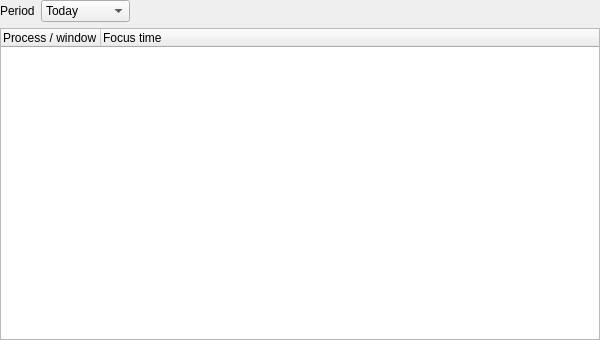
<?xml version="1.0" encoding="UTF-8"?>
<ui version="4.0">
 <class>FocusTrackerClass</class>
 <widget class="QWidget" name="FocusTrackerClass">
  <property name="geometry">
   <rect>
    <x>0</x>
    <y>0</y>
    <width>600</width>
    <height>340</height>
   </rect>
  </property>
  <property name="windowTitle">
   <string>Focus Tracker</string>
  </property>
  <layout class="QVBoxLayout" name="verticalLayout">
   <property name="leftMargin">
    <number>0</number>
   </property>
   <property name="topMargin">
    <number>0</number>
   </property>
   <property name="rightMargin">
    <number>0</number>
   </property>
   <property name="bottomMargin">
    <number>0</number>
   </property>
   <item>
    <layout class="QHBoxLayout" name="filterLayout">
     <item>
      <widget class="QLabel" name="PeriodLabel">
       <property name="text">
        <string>Period</string>
       </property>
      </widget>
     </item>
     <item>
      <widget class="QComboBox" name="PeriodSelect">
       <item><property name="text"><string>Today</string></property></item>
       <item><property name="text"><string>This week</string></property></item>
       <item><property name="text"><string>This month</string></property></item>
       <item><property name="text"><string>This year</string></property></item>
      </widget>
     </item>
     <item><spacer name="horizontalSpacer"><property name="orientation"><enum>Qt::Horizontal</enum></property><property name="sizeHint" stdset="0"><size><width>40</width><height>20</height></size></property></spacer></item>
    </layout>
   </item>
   <item>
    <widget class="QTreeWidget" name="ActivityTree">
     <property name="editTriggers"><set>QAbstractItemView::NoEditTriggers</set></property>
     <property name="selectionBehavior"><enum>QAbstractItemView::SelectRows</enum></property>
     <column><property name="text"><string>Process / window title</string></property></column>
     <column><property name="text"><string>Focus time</string></property></column>
    </widget>
   </item>
  </layout>
 </widget>
 <resources/>
 <connections/>
</ui>
